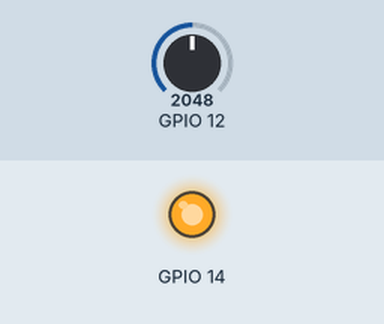
Simulated run of this sketch. Board: ESP32. Shown: output pins drawn as LEDs (lit = HIGH). The test bench sets the inputs (shaded band); at power-on: GPIO 12 = 2048. What the sketch prints to the serial monitor is not drawn.

Above: at 1.2 s.
1.3 s: GPIO 12 set to 491
At 2.0 s:
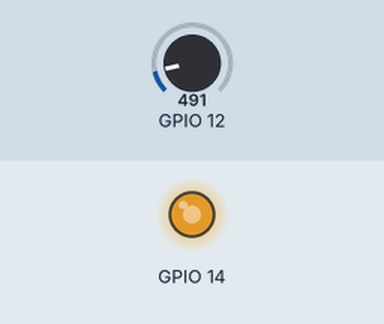
2.8 s: GPIO 12 set to 0
At 3.2 s:
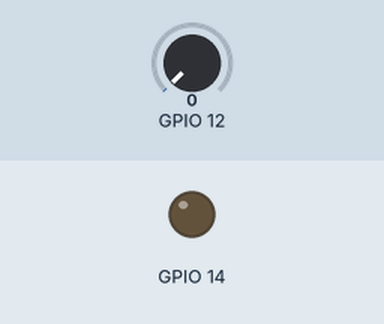
4.3 s: GPIO 12 set to 1228
At 5.5 s:
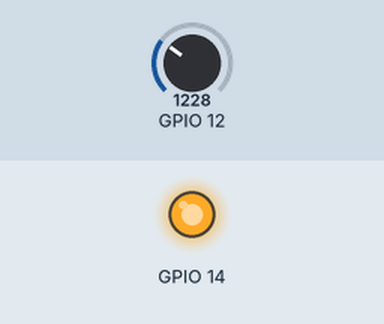
Timing chart, 0 to 7.3 s (numbered marks = the images above; inputs shaded):
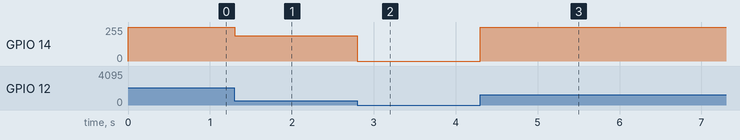

The sketch:

wk3-1.ino
```cpp
void setup() {
  Serial.begin(115200); //設定傳輸鮑率，跟電腦傳輸資料的頻率
  pinMode(12, INPUT); //設定腳位為輸入用

  ledcSetup(0, 5000, 8);   //頻率5000，頻道0，解析度8;
  ledcAttachPin(14, 0);  //將上述頻道0附加到ledPin腳位14上
}

void loop() {
  int input = analogRead(12);
  int input_map = map(input, 0, 650, 0, 255);
  Serial.println(input_map);

  ledcWrite(0, input_map);  //頻道0
}
```

Measured:
- after the input at 1.3 s, GPIO 14: 255/255 → 191/255 at once
- after the input at 2.8 s, GPIO 14: 191/255 → 0/255 at once
- after the input at 4.3 s, GPIO 14: 0/255 → 255/255 at once
